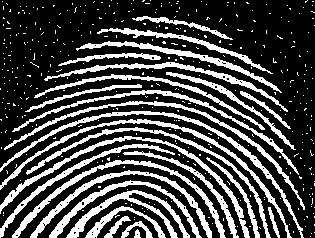
#> input picture ImageProcessing/digital.png, 315 x 238 px
$ python Atividade3.py
#> lines starting #> are read from the running program, lines starting #| are printed output that depends on the picture; after the words box and inside, x2 and y2 are one past the last pixel; in counts of white or black regions, pixels touching at a corner belong together
#> `img = io.imread('digital.png')`: img: shape (238, 315) bool; 28.5% white; 414 white regions (387 under 20 px), largest, box (x1, y1, x2, y2) and area: (0, 111, 304, 238) 1388, (0, 136, 250, 238) 1372, (0, 119, 292, 238) 1337
import numpy as np
import matplotlib.pyplot as plt
from skimage import io, color, img_as_ubyte

# %% Funções Morfológicas Implementadas "na mão"

def binary_erosion(image, se):
    """
    Realiza a erosão binária de 'image' usando o elemento estruturante 'se'.
    image: array binário (0 e 1)
    se: elemento estruturante (array com 0 e 1)
    """
    se_h, se_w = se.shape
    pad_h = se_h // 2
    pad_w = se_w // 2
    padded = np.pad(image, ((pad_h, pad_h), (pad_w, pad_w)), mode='constant', constant_values=0)
    eroded = np.zeros_like(image)

    for i in range(image.shape[0]):
        for j in range(image.shape[1]):
            region = padded[i:i+se_h, j:j+se_w]
            if np.all(region[se == 1] == 1):
                eroded[i, j] = 1
    return eroded

def binary_dilation(image, se):
    """
    Realiza a dilatação binária de 'image' usando o elemento estruturante 'se'.
    """
    se_h, se_w = se.shape
    pad_h = se_h // 2
    pad_w = se_w // 2
    padded = np.pad(image, ((pad_h, pad_h), (pad_w, pad_w)), mode='constant', constant_values=0)
    dilated = np.zeros_like(image)

    for i in range(image.shape[0]):
        for j in range(image.shape[1]):
            region = padded[i:i+se_h, j:j+se_w]
            if np.any(region[se == 1] == 1):
                dilated[i, j] = 1
    return dilated

def binary_opening(image, se):
    """
    Realiza a abertura binária: erosão seguida de dilatação.
    """
    eroded = binary_erosion(image, se)
    opened = binary_dilation(eroded, se)
    return opened

# %% Esqueletização Morfológica

def morphological_skeleton(image, se):
    """
    Calcula o esqueleto morfológico da imagem binária 'image' usando o elemento estruturante 'se'.

    """
    img_current = image.copy()
    skeleton = np.zeros_like(image)
    iteration = 0

    while np.any(img_current):
        eroded = binary_erosion(img_current, se)
        opened = binary_dilation(eroded, se)
        S_k = np.logical_and(img_current, np.logical_not(opened)).astype(np.uint8)
        skeleton = np.logical_or(skeleton, S_k).astype(np.uint8)
        img_current = eroded.copy()
        iteration += 1
        if iteration > 1000:
            break
#> this loop made 3 passes
#> pass 1, in binary_erosion, `padded = np.pad(image, ((pad_h, pad_h), (pad_w, pad_w)), mode='constan..`:
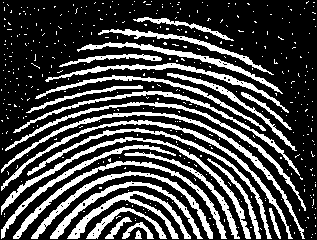
#> padded: shape (240, 317); values 0 (black) and 1 (white), 28.1% white; 414 white regions (387 under 20 px), largest, box (x1, y1, x2, y2) and area: (1, 112, 305, 239) 1388, (1, 137, 251, 239) 1372, (1, 120, 293, 239) 1337
#> pass 1, in morphological_skeleton, `eroded = binary_erosion(img_current, se)`:
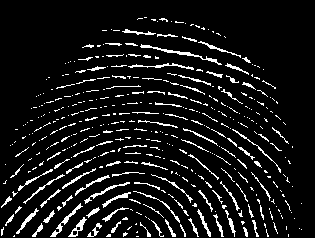
#> eroded: shape (238, 315); values 0 (black) and 1 (white), 8.8% white in thin lines or dots, all inside (x1, y1, x2, y2) = (1, 17, 302, 237)
#> pass 1, in binary_dilation, `padded = np.pad(image, ((pad_h, pad_h), (pad_w, pad_w)), mode='constan..`:
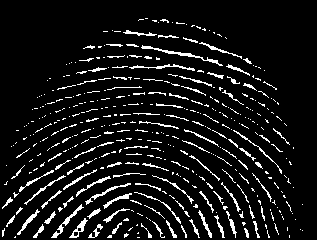
#> padded: shape (240, 317); values 0 (black) and 1 (white), 8.7% white in thin lines or dots, all inside (x1, y1, x2, y2) = (2, 18, 303, 238)
#> pass 1, in morphological_skeleton, `opened = binary_dilation(eroded, se)`:
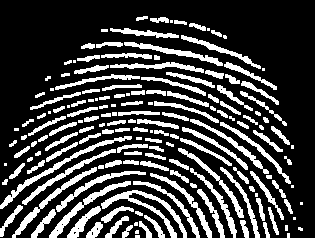
#> opened: shape (238, 315); values 0 (black) and 1 (white), 25.2% white; 166 white regions (32 under 20 px), largest, box (x1, y1, x2, y2) and area: (101, 190, 187, 238) 780, (0, 136, 132, 209) 673, (49, 181, 131, 238) 578
#> after the loop: eroded: shape (238, 315); every value is 0
#> after the loop:
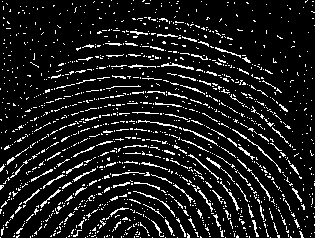
#> skeleton: shape (238, 315); values 0 (black) and 1 (white), 10.8% white in thin lines or dots
#> after the loop, iteration = 3
    return skeleton

# %% Funções Auxiliares para Poda Refinada

def find_endpoints(skel):
    """
    Identifica os pontos finais (endpoints) na imagem esquelética.
    Um pixel é endpoint se ele é 1 e tem apenas 1 vizinho na vizinhança 8-conectada.
    """
    endpoints = np.zeros_like(skel)
    for i in range(1, skel.shape[0]-1):
        for j in range(1, skel.shape[1]-1):
            if skel[i, j] == 1:
                neighborhood = skel[i-1:i+2, j-1:j+2]
                if (np.sum(neighborhood) - 1) == 1:
                    endpoints[i, j] = 1
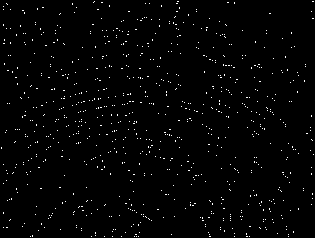
#> endpoints: shape (238, 315); values 0 (black) and 1 (white), 1.4% white in thin lines or dots
    return endpoints

def follow_branch(skel, start, max_length):
    """
    A partir de um endpoint 'start', segue a ramificação enquanto:
      - houver exatamente um vizinho (exceto o pixel anterior)
      - o comprimento não ultrapassar 'max_length'
      - não for encontrada uma junção (mais de 1 vizinho)

    Retorna a lista de coordenadas que compõem o ramo.
    """
    branch = [start]
    current = start
    prev = None
    while True:
        i, j = current
        neighbors = []
        for di in [-1, 0, 1]:
            for dj in [-1, 0, 1]:
                if di == 0 and dj == 0:
                    continue
                ni, nj = i + di, j + dj
                # Verifica limites da imagem
                if ni < 0 or ni >= skel.shape[0] or nj < 0 or nj >= skel.shape[1]:
                    continue
                if (ni, nj) == prev:
                    continue
                if skel[ni, nj] == 1:
                    neighbors.append((ni, nj))
        if len(neighbors) == 0:
            break
        if len(neighbors) > 1:
            # Encontrou uma junção; para o rastreamento
            break
        next_pixel = neighbors[0]
        branch.append(next_pixel)
        if len(branch) >= max_length:
            break
        prev = current
        current = next_pixel
    return branch

def refined_prune_skeleton(skel, branch_length_threshold=5):
    """
    Remove ramos espúrios da imagem esquelética.

    """
    skel_pruned = skel.copy()
    endpoints = find_endpoints(skel_pruned)
    endpoint_coords = np.argwhere(endpoints == 1)
#> endpoint_coords = 1079 pairs, first value 1 to 236, second value 1 to 313
    for coord in endpoint_coords:
        i, j = coord
        branch = follow_branch(skel_pruned, (i, j), branch_length_threshold + 1)
        if len(branch) <= branch_length_threshold:
            for (p, q) in branch:
                skel_pruned[p, q] = 0
#> this loop made 1079 passes
#> (i, j, branch) on passes 1, 2, 4: (1, 94, [(1, 94), (2, 93)]), (1, 177, [(1, 177), (1, 178)]), (1, 312, [(1, 312), (1, 313)])
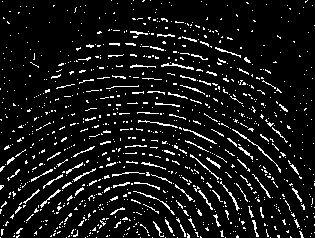
#> skel_pruned: shape (238, 315); values 0 (black) and 1 (white), 8.6% white in thin lines or dots
    return skel_pruned

# %% Processamento da Imagem

img = io.imread('digital.png')

# Converte para escala de cinza, se necessário
if img.ndim == 3:
    img_gray = color.rgb2gray(img)
else:
    img_gray = img

# Converte para 8-bit e normaliza para [0, 1]
img_gray = img_as_ubyte(img_gray)
img_norm = img_gray / 255.0

threshold = 0.5
img_bin = (img_norm > threshold).astype(np.uint8)

# %% Escolha do Elemento Estruturante
se = np.ones((3, 3), dtype=np.uint8)

# %% Esqueletização
skeleton = morphological_skeleton(img_bin, se)

# %% Poda Refinada
# removem apenas ramos muito curtos, preservando a estrutura principal.
pruned_skeleton = refined_prune_skeleton(skeleton, branch_length_threshold=5)

# %% Exibição das 4 imagens lado a lado
fig, axes = plt.subplots(1, 4, figsize=(20, 5))

axes[0].imshow(img_gray, cmap='gray')
axes[0].set_title('Imagem Original\n(Escala de Cinza)')
axes[0].axis('off')

axes[1].imshow(img_bin, cmap='gray')
axes[1].set_title('Imagem Binarizada')
axes[1].axis('off')

axes[2].imshow(skeleton, cmap='gray')
axes[2].set_title('Esqueletização')
axes[2].axis('off')

axes[3].imshow(pruned_skeleton, cmap='gray')
axes[3].set_title('Esqueleto Após Poda Refinada')
axes[3].axis('off')

plt.tight_layout()
plt.show()
